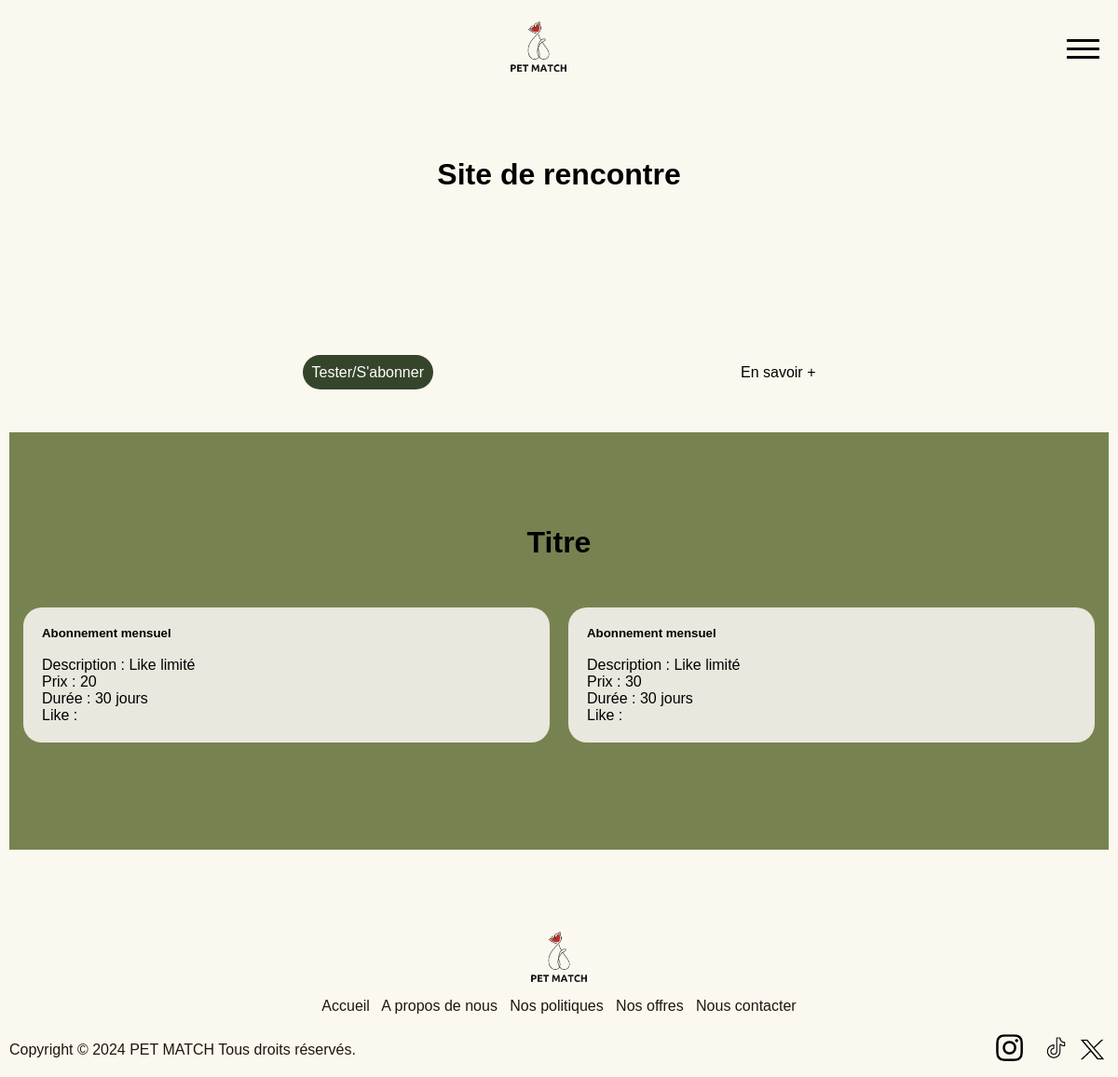
The app's page /template/offer.php with its own data.
### tables this page shows
CREATE TABLE subscription (
    id INTEGER PRIMARY KEY AUTOINCREMENT,
    description TEXT NOT NULL,
    name TEXT NOT NULL UNIQUE,
    price FLOAT NOT NULL,
    duration INTEGER NOT NULL,
    limited_like INTEGER NOT NULL DEFAULT 1,
    number_like INTEGER
);

### template/offer.php (the view)
<?php include 'header.php'; ?>
<?php
    $pdo = new PDO('sqlite:../DB/my_database.db');
    $pdo->setAttribute(PDO::ATTR_ERRMODE, PDO::ERRMODE_EXCEPTION);
    $sql = "SELECT * FROM subscription";
    $stmt = $pdo->query($sql);
    $subcriptions = $stmt->fetchAll(PDO::FETCH_ASSOC);
?>
<div class="container" id="banner" style="height: 40vh; padding: 40px;">
    <div class="center" style="z-index: 1;"><h1>Site de rencontre</h1></div>
    <br>
    <br>
    <div class="center" style="z-index: 1;"><a href="#" id="buy">Tester/S'abonner</a><a href="#cards">En savoir +</a></div>
</div>
<div class="container" id="cards" style="height: min-content; padding: 100px 0;">
    <div class="center"><h1>Titre</h1></div>
    <br><br>
    <div class="block">
        <?php
            if ($subcriptions) {
                foreach ($subcriptions as $subcription) {
                    echo "<div class='card'>
                            <h5>Abonnement mensuel".htmlspecialchars($subsiption['name'])."</h5>
                            <br>
                            <p>Description : ".htmlspecialchars($subcription['description'])."</p>
                            <p>Prix : ".htmlspecialchars($subcription['price'])."</p>
                            <p>Durée : ".htmlspecialchars($subcription['duration'])." jours</p>
                            <p>Like : ".htmlspecialchars($subcription['numer_like'])."</p>
                        </div>";
                }
            }
            else {
                echo "<div class='card'>
                    <p>aucun abonnement à proposer</p>
                    </div>";
            }
        ?>
    </div>
</div>
<?php include 'footer.php'; ?>

### css/style.css (style rules this page uses)
* { margin: 0; padding: 0; box-sizing: border-box; }
html { height: 100%; background-color: #FBF9EF; }
body { min-height: 100%; display: block; flex-direction: column; font-family: "Arial", Sans-serif; background-color: #FBF9EF; }
p { color : #000000; }
a { color : rgb(0, 0, 0); cursor: pointer; text-decoration: underline; }
.center { width: 100%; text-align: center; }
.container { margin-top: 15px; display: flex; width: 100%; flex-direction: column; justify-content: space-between; align-items: center; height: min-content; }
.container#banner a { color: black; text-decoration: none; margin: 0 15%; height: 20vh; }
.container h1 { color: black; }
.container a#buy { border-radius: 50px; background-color: #35452B ; color: white; padding: 10px; }
.container#cards { background-color: #768350; width: 100%; padding: 10px; }
.block { display: flex; align-items: inherit; flex-wrap: wrap; width: 100%; justify-content: center; padding:5px; }
.card { width: calc(100%/2 - 20px); padding: 20px; margin: 10px; background-color: #E9E7DE; border-radius: 20px; }

### records on screen
subscription: description "Like limité", price "20", duration "30"
subscription: description "Like limité", price "30", duration "30"
